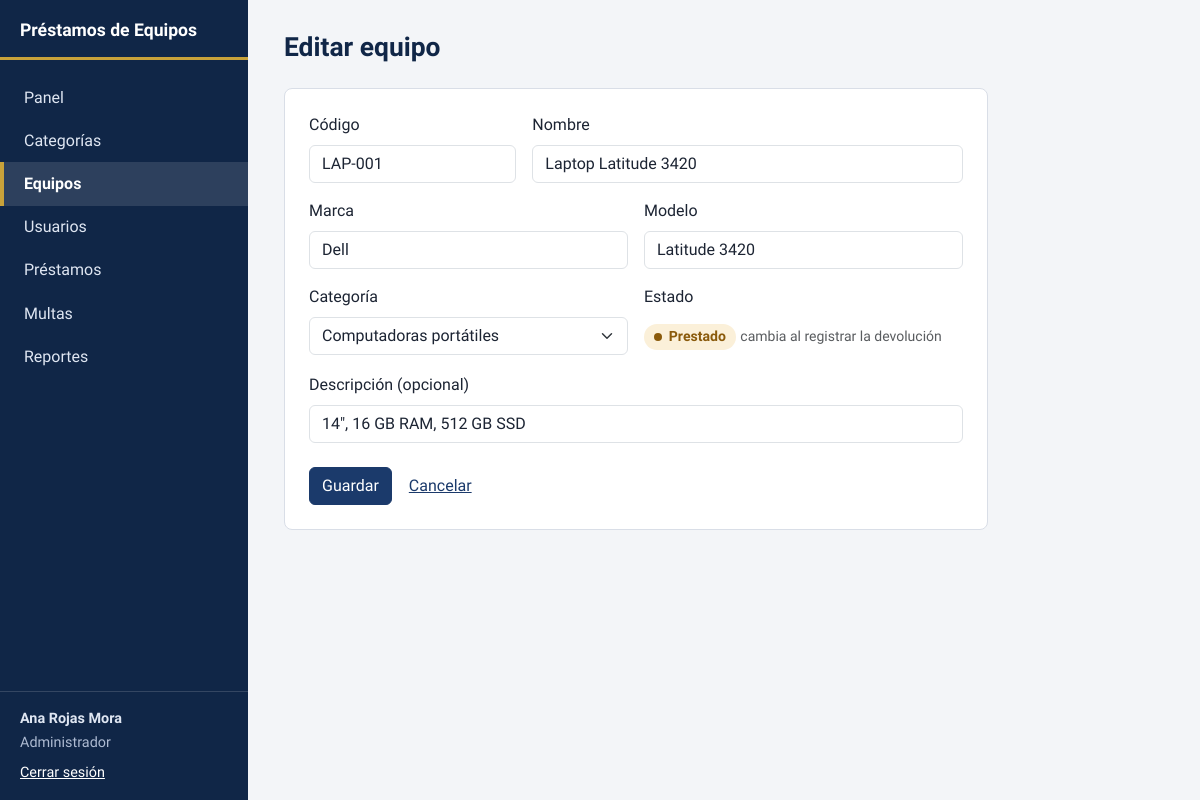
Page /modules/equipos/form.php?id=1 (signed in) on the committed database.
### tables this page shows
CREATE TABLE equipos (
    id_equipo       INT UNSIGNED NOT NULL AUTO_INCREMENT,
    codigo          VARCHAR(30)  NOT NULL,
    nombre          VARCHAR(80)  NOT NULL,
    marca           VARCHAR(50)  NULL,
    modelo          VARCHAR(50)  NULL,
    descripcion     VARCHAR(255) NULL,
    id_categoria    INT UNSIGNED NOT NULL,
    estado          ENUM('disponible','prestado','mantenimiento','baja') NOT NULL DEFAULT 'disponible',
    fecha_registro  DATETIME     NOT NULL DEFAULT CURRENT_TIMESTAMP,
    PRIMARY KEY (id_equipo),
    UNIQUE KEY uq_equipos_codigo (codigo),
    KEY idx_equipos_categoria (id_categoria),
    KEY idx_equipos_estado (estado),
    CONSTRAINT fk_equipos_categoria FOREIGN KEY (id_categoria)
        REFERENCES categorias (id_categoria)
        ON UPDATE CASCADE ON DELETE RESTRICT
);

### modules/equipos/form.php (the view, shortened to what this page needs)
<?php
$pdo = db();
$id  = (int) ($_GET['id'] ?? $_POST['id'] ?? 0);
$eq  = ['codigo' => '', 'nombre' => '', 'marca' => '', 'modelo' => '', 'descripcion' => '', 'id_categoria' => '', 'estado' => 'disponible'];
if ($id) {
    $stmt = $pdo->prepare("SELECT * FROM equipos WHERE id_equipo = :id");
    $stmt->execute([':id' => $id]);
    $eq = $stmt->fetch();
}
$bloqueado  = $id && $eq['estado'] === 'prestado';
$categorias = $pdo->query("SELECT id_categoria, nombre FROM categorias ORDER BY nombre")->fetchAll();
require __DIR__ . '/../../includes/header.php';
?>
<?php if (!$categorias): ?>
  <div class="alert alert-warning">Antes de registrar un equipo necesita al menos una categoría.
    <a href="<?= e(url('modules/categorias/form.php')) ?>">Registrar categoría</a></div>
<?php else: ?>
<form method="post" class="panel form-estrecho">
  <div class="row g-3">
    <div class="col-md-4">
      <label class="form-label" for="codigo">Código</label>
      <input class="form-control" id="codigo" name="codigo" maxlength="30" required value="<?= e($eq['codigo']) ?>" placeholder="LAP-004">
    </div>
    <div class="col-md-8">
      <label class="form-label" for="nombre">Nombre</label>
      <input class="form-control" id="nombre" name="nombre" maxlength="80" required value="<?= e($eq['nombre']) ?>">
    </div>
    <div class="col-md-6">
      <label class="form-label" for="marca">Marca</label>
      <input class="form-control" id="marca" name="marca" maxlength="50" value="<?= e($eq['marca']) ?>">
    </div>
    <div class="col-md-6">
      <label class="form-label" for="modelo">Modelo</label>
      <input class="form-control" id="modelo" name="modelo" maxlength="50" value="<?= e($eq['modelo']) ?>">
    </div>
    <div class="col-md-6">
      <label class="form-label" for="id_categoria">Categoría</label>
      <select class="form-select" id="id_categoria" name="id_categoria" required>
        <?php foreach ($categorias as $c): ?>
          <option value="<?= (int) $c['id_categoria'] ?>"<?= selected($eq['id_categoria'], $c['id_categoria']) ?>><?= e($c['nombre']) ?></option>
        <?php endforeach; ?>
      </select>
    </div>
    <div class="col-md-6">
      <label class="form-label" for="estado">Estado</label>
      <?php if ($bloqueado): ?>
        <div class="form-control-plaintext"><?= estado_badge('prestado') ?> <small class="text-muted">cambia al registrar la devolución</small></div>
      <?php endif; ?>
    </div>
    <div class="col-12">
      <label class="form-label" for="descripcion">Descripción (opcional)</label>
      <input class="form-control" id="descripcion" name="descripcion" maxlength="255" value="<?= e($eq['descripcion']) ?>">
    </div>
  </div>
  <div class="mt-4">
    <button class="btn btn-primary" type="submit">Guardar</button>
    <a class="btn btn-link" href="index.php">Cancelar</a>
  </div>
</form>
<?php endif; ?>
<?php require __DIR__ . '/../../includes/footer.php'; ?>

### assets/css/style.css (style rules this page uses)
:root { --navy-900: #102647; --navy-700: #1b3a6b; --gold: #c8a23a; --paper: #f3f5f8; --surface: #ffffff; --ink: #1c2433; --muted: #5b6578; --line: #d9dee7; --ok: #1e7a57; --ok-bg: #e4f3ec; --warn: #8a5a0b; --warn-bg: #fbf0d9; --bad: #a8221a; --bad-bg: #fbe5e3; --neutral: #4a5568; --neutral-bg: #e8ecf2; --info: #1b3a6b; --info-bg: #e3eaf6; --bs-primary: #1b3a6b; --bs-primary-rgb: 27, 58, 107; --bs-link-color: #1b3a6b; --bs-link-hover-color: #102647; --bs-body-font-family: "Atkinson Hyperlegible", system-ui, "Segoe UI", Roboto, sans-serif; --bs-body-color: var(--ink); }
body { background: var(--paper); font-variant-numeric: tabular-nums; }
.btn-primary { --bs-btn-bg: #1b3a6b; --bs-btn-border-color: #1b3a6b; --bs-btn-hover-bg: #142d54; --bs-btn-hover-border-color: #142d54; --bs-btn-active-bg: #102647; --bs-btn-active-border-color: #102647; --bs-btn-disabled-bg: #1b3a6b; --bs-btn-disabled-border-color: #1b3a6b; }
.panel { background: var(--surface); border: 1px solid var(--line); border-radius: .5rem; padding: 1.5rem; }
.form-estrecho { max-width: 44rem; }

### rows in the picture
equipos: codigo "LAP-001", nombre "Laptop Latitude 3420", marca "Dell", modelo "Latitude 3420", descripcion "14\", 16 GB RAM, 512 GB SSD"

### other values in the picture
APP_NAME "Préstamos de Equipos"
$texto "Panel"
$texto "Categorías"
$texto "Equipos"
$texto "Usuarios"
$texto "Préstamos"
$texto "Multas"
$texto "Reportes"
$u['nombre'] "Ana Rojas Mora"
$u['rol'] "Administrador"
$titulo "Editar equipo"
$texto "Prestado"
form field id_categoria "Computadoras portátiles"
